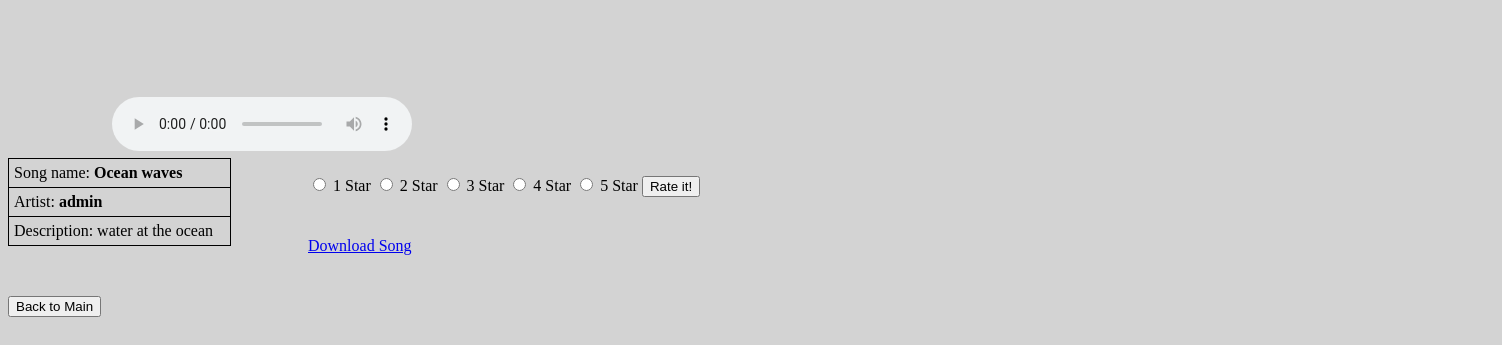
The app's page /viewSong.php?songID=40 with its own data.
### tables this page shows
CREATE TABLE `song` (
  `song_id` int(11) NOT NULL,
  `song_name` varchar(255) NOT NULL,
  `song_descrip` varchar(255) DEFAULT NULL,
  `file_format` varchar(255) NOT NULL,
  `genre` varchar(255) DEFAULT NULL
);

CREATE TABLE `account` (
  `acc_id` int(11) NOT NULL,
  `acc_name` varchar(255) NOT NULL,
  `password` varchar(255) NOT NULL,
  `real_name` varchar(255) NOT NULL,
  `country` varchar(255) DEFAULT NULL,
  `birth_date` varchar(255) DEFAULT NULL,
  `email` varchar(255) NOT NULL
);

### viewSong.php (the view, shortened to what this page needs)
<?php
	include_once("./connect.php");
?>
<!DOCTYPE html>
<html>
	<head>
	<link rel="stylesheet" href="styles.css">
	</head>
<body>
<?php
displaySong($db);
function displaySong($db)
{
	$songQuery = "SELECT `acc_id` FROM `upload` WHERE `song_id`='".$_GET['songID']."'";
	$songResult = mysqli_query($db, $songQuery);
	$accID = mysqli_fetch_assoc($songResult);
	$query = "SELECT `acc_name` FROM `account` WHERE `acc_id`='".$accID['acc_id']."'";
	$result = mysqli_query($db, $query);
	$accName = mysqli_fetch_assoc($result);
	$inQuery = "SELECT `song_name`, `song_descrip`, `file_format`, `genre` FROM `song` WHERE `song_id`='".$_GET["songID"]."'";
	$runQuery = mysqli_query($db, $inQuery);
	while($row = mysqli_fetch_assoc($runQuery))
	{
		echo "<table style='width:15%;position:relative;top:150px'>";
		echo "<tr>";
		echo "<td>"."Song name:   <b>".$row["song_name"]. "</b></td>";
		echo "</tr>";
		echo "<tr>";
		echo "<td>"."Artist:   <b>".$accName["acc_name"]. "</b></td>";
		echo "</tr>";
		echo "<tr>";
		echo "<td>"."Description:   ".$row["song_descrip"]. "</td>";
		echo "</tr>";
		echo "</table>";
		$songname = $row['file_format'];
	}
	$path = "".$accName['acc_name']."/".$songname."";
	$file_ext = substr($songname, -3);
	echo "
		<form action='showAllSongs.php'>
		<input type='submit' value='Back to Main' style='position:relative;left:0px;top:200px;'>
		</form>
	";
	echo "<a href='downloadSong.php?songID=".$_GET['songID']."' style='position:relative;left:300px;top:80px;'>Download Song</a>";
	echo "<audio controls style='position:relative;top:-20px;'>";
	echo "<source src='".$path."' type='audio/".$file_ext."'>" ;
	echo "</audio>";
}
?>
<form action="" method='post' style='position:relative;left:300px;'>
	<input type='radio' name='1star' > 1 Star
	<input type='radio' name='2star' > 2 Star
	<input type='radio' name='3star' > 3 Star
	<input type='radio' name='4star' > 4 Star
	<input type='radio' name='5star' > 5 Star
	<input type='submit' value='Rate it!'>
</form>
</body>
</html>

### styles.css (style rules this page uses)
body { background-color: lightgrey; }
table, th, td { border: 1px solid black; border-collapse: collapse; }
th, td { padding: 5px; text-align: left; }

### records on screen
song: song_name "Ocean waves", song_descrip "water at the ocean"
account: acc_name "admin"
